Frame 1 (no input): blank canvas, image omitted
Frame 60 (the mouse pressed at the canvas centre just before this capture): blank canvas, image omitted
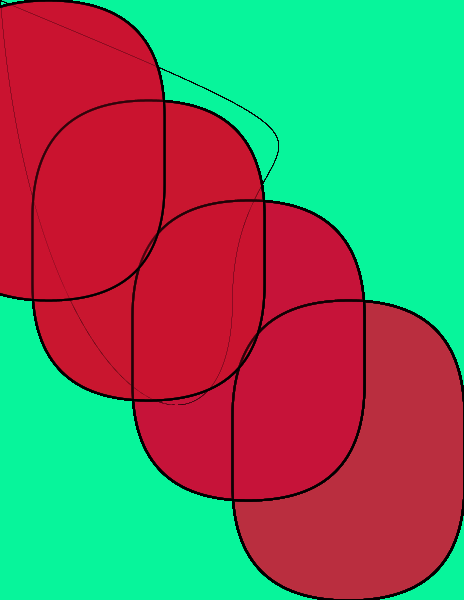
Frame 120 (the mouse held since frame 60 and released just before this capture)

The Processing sketch whose frames 1 and 60 were blank and that drew this single picture after the mouse press (run headless with seeded random() and noise(); from frame 60 on, the mouse is pressed at the canvas centre):

// Processing sketch: processing_179116
// ── processing_179116.pde

void setup() {
  size(464, 600);
  background(#07F59B);
}

void draw() {
  if (keyPressed == true) {
    background(#07f59b);
  }
  else {
    noFill();
    strokeWeight(0.1);
    bezier(0, 0, mouseX - 200, mouseY + 120, mouseX, mouseY + 200, mouseX, mouseY);
    bezier(0, 0, mouseX + 200, mouseY - 120, mouseX, mouseY - 200, mouseX, mouseY);
    strokeWeight(2);
    fill(#CE132F, 10);
    rect(232, 300, mouseX, mouseY, 500);
    fill(#Ce132f, 20);
    rect(132, 200, mouseX, mouseY, 500);
    fill(#ce132f, 40);
    rect(32, 100, mouseX, mouseY, 500);
    fill(#ce132f, 60);
    rect(-68, 0, mouseX, mouseY, 500);
  }
}
